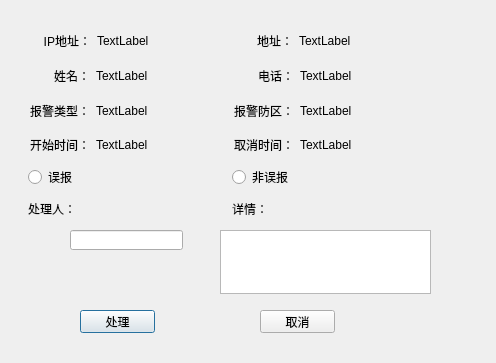
<?xml version="1.0" encoding="UTF-8"?>
<ui version="4.0">
 <class>CDEALALARM</class>
 <widget class="QDialog" name="CDEALALARM">
  <property name="geometry">
   <rect>
    <x>0</x>
    <y>0</y>
    <width>496</width>
    <height>363</height>
   </rect>
  </property>
  <property name="minimumSize">
   <size>
    <width>496</width>
    <height>363</height>
   </size>
  </property>
  <property name="maximumSize">
   <size>
    <width>496</width>
    <height>363</height>
   </size>
  </property>
  <property name="windowTitle">
   <string>Dialog</string>
  </property>
  <widget class="QLineEdit" name="QlineDealHuman">
   <property name="geometry">
    <rect>
     <x>70</x>
     <y>230</y>
     <width>113</width>
     <height>20</height>
    </rect>
   </property>
   <property name="minimumSize">
    <size>
     <width>113</width>
     <height>20</height>
    </size>
   </property>
  </widget>
  <widget class="QPushButton" name="QpbtnDeal">
   <property name="geometry">
    <rect>
     <x>80</x>
     <y>310</y>
     <width>75</width>
     <height>23</height>
    </rect>
   </property>
   <property name="text">
    <string>处理</string>
   </property>
  </widget>
  <widget class="QPushButton" name="QpbtnClose">
   <property name="geometry">
    <rect>
     <x>260</x>
     <y>310</y>
     <width>75</width>
     <height>23</height>
    </rect>
   </property>
   <property name="text">
    <string>取消</string>
   </property>
  </widget>
  <widget class="QPlainTextEdit" name="QtextMessage">
   <property name="geometry">
    <rect>
     <x>220</x>
     <y>230</y>
     <width>211</width>
     <height>64</height>
    </rect>
   </property>
  </widget>
  <widget class="QLabel" name="label">
   <property name="geometry">
    <rect>
     <x>233</x>
     <y>31</y>
     <width>60</width>
     <height>20</height>
    </rect>
   </property>
   <property name="minimumSize">
    <size>
     <width>60</width>
     <height>20</height>
    </size>
   </property>
   <property name="text">
    <string>地址：</string>
   </property>
   <property name="alignment">
    <set>Qt::AlignRight|Qt::AlignTrailing|Qt::AlignVCenter</set>
   </property>
  </widget>
  <widget class="QLabel" name="QlblIp">
   <property name="geometry">
    <rect>
     <x>97</x>
     <y>31</y>
     <width>130</width>
     <height>20</height>
    </rect>
   </property>
   <property name="minimumSize">
    <size>
     <width>130</width>
     <height>20</height>
    </size>
   </property>
   <property name="text">
    <string>TextLabel</string>
   </property>
  </widget>
  <widget class="QLabel" name="label_3">
   <property name="geometry">
    <rect>
     <x>31</x>
     <y>31</y>
     <width>60</width>
     <height>20</height>
    </rect>
   </property>
   <property name="minimumSize">
    <size>
     <width>60</width>
     <height>20</height>
    </size>
   </property>
   <property name="text">
    <string>IP地址：</string>
   </property>
   <property name="alignment">
    <set>Qt::AlignRight|Qt::AlignTrailing|Qt::AlignVCenter</set>
   </property>
  </widget>
  <widget class="QLabel" name="QlblAddr">
   <property name="geometry">
    <rect>
     <x>299</x>
     <y>31</y>
     <width>191</width>
     <height>20</height>
    </rect>
   </property>
   <property name="minimumSize">
    <size>
     <width>130</width>
     <height>20</height>
    </size>
   </property>
   <property name="text">
    <string>TextLabel</string>
   </property>
   <property name="alignment">
    <set>Qt::AlignLeading|Qt::AlignLeft|Qt::AlignVCenter</set>
   </property>
  </widget>
  <widget class="QWidget" name="">
   <property name="geometry">
    <rect>
     <x>28</x>
     <y>62</y>
     <width>402</width>
     <height>161</height>
    </rect>
   </property>
   <layout class="QVBoxLayout" name="verticalLayout">
    <item>
     <layout class="QHBoxLayout" name="horizontalLayout_2">
      <item>
       <widget class="QLabel" name="label_6">
        <property name="minimumSize">
         <size>
          <width>60</width>
          <height>20</height>
         </size>
        </property>
        <property name="text">
         <string>姓名：</string>
        </property>
        <property name="alignment">
         <set>Qt::AlignRight|Qt::AlignTrailing|Qt::AlignVCenter</set>
        </property>
       </widget>
      </item>
      <item>
       <widget class="QLabel" name="QlblName">
        <property name="minimumSize">
         <size>
          <width>130</width>
          <height>20</height>
         </size>
        </property>
        <property name="text">
         <string>TextLabel</string>
        </property>
       </widget>
      </item>
      <item>
       <widget class="QLabel" name="label_7">
        <property name="minimumSize">
         <size>
          <width>60</width>
          <height>20</height>
         </size>
        </property>
        <property name="text">
         <string>电话：</string>
        </property>
        <property name="alignment">
         <set>Qt::AlignRight|Qt::AlignTrailing|Qt::AlignVCenter</set>
        </property>
       </widget>
      </item>
      <item>
       <widget class="QLabel" name="QlblPhone">
        <property name="minimumSize">
         <size>
          <width>130</width>
          <height>20</height>
         </size>
        </property>
        <property name="text">
         <string>TextLabel</string>
        </property>
       </widget>
      </item>
     </layout>
    </item>
    <item>
     <layout class="QHBoxLayout" name="horizontalLayout_3">
      <item>
       <widget class="QLabel" name="label_9">
        <property name="minimumSize">
         <size>
          <width>60</width>
          <height>20</height>
         </size>
        </property>
        <property name="text">
         <string>报警类型：</string>
        </property>
        <property name="alignment">
         <set>Qt::AlignRight|Qt::AlignTrailing|Qt::AlignVCenter</set>
        </property>
       </widget>
      </item>
      <item>
       <widget class="QLabel" name="QlblType">
        <property name="minimumSize">
         <size>
          <width>130</width>
          <height>20</height>
         </size>
        </property>
        <property name="text">
         <string>TextLabel</string>
        </property>
       </widget>
      </item>
      <item>
       <widget class="QLabel" name="label_10">
        <property name="minimumSize">
         <size>
          <width>60</width>
          <height>20</height>
         </size>
        </property>
        <property name="text">
         <string>报警防区：</string>
        </property>
        <property name="alignment">
         <set>Qt::AlignRight|Qt::AlignTrailing|Qt::AlignVCenter</set>
        </property>
       </widget>
      </item>
      <item>
       <widget class="QLabel" name="QlblFence">
        <property name="minimumSize">
         <size>
          <width>130</width>
          <height>20</height>
         </size>
        </property>
        <property name="text">
         <string>TextLabel</string>
        </property>
       </widget>
      </item>
     </layout>
    </item>
    <item>
     <layout class="QHBoxLayout" name="horizontalLayout_4">
      <item>
       <widget class="QLabel" name="label_15">
        <property name="minimumSize">
         <size>
          <width>60</width>
          <height>20</height>
         </size>
        </property>
        <property name="text">
         <string>开始时间：</string>
        </property>
        <property name="alignment">
         <set>Qt::AlignRight|Qt::AlignTrailing|Qt::AlignVCenter</set>
        </property>
       </widget>
      </item>
      <item>
       <widget class="QLabel" name="QlblStime">
        <property name="minimumSize">
         <size>
          <width>130</width>
          <height>20</height>
         </size>
        </property>
        <property name="text">
         <string>TextLabel</string>
        </property>
       </widget>
      </item>
      <item>
       <widget class="QLabel" name="label_14">
        <property name="minimumSize">
         <size>
          <width>60</width>
          <height>20</height>
         </size>
        </property>
        <property name="text">
         <string>取消时间：</string>
        </property>
        <property name="alignment">
         <set>Qt::AlignRight|Qt::AlignTrailing|Qt::AlignVCenter</set>
        </property>
       </widget>
      </item>
      <item>
       <widget class="QLabel" name="QlblEtime">
        <property name="minimumSize">
         <size>
          <width>130</width>
          <height>20</height>
         </size>
        </property>
        <property name="text">
         <string>TextLabel</string>
        </property>
       </widget>
      </item>
     </layout>
    </item>
    <item>
     <layout class="QHBoxLayout" name="horizontalLayout_5">
      <item>
       <widget class="QRadioButton" name="Qrbtn1">
        <property name="minimumSize">
         <size>
          <width>80</width>
          <height>20</height>
         </size>
        </property>
        <property name="text">
         <string>误报</string>
        </property>
       </widget>
      </item>
      <item>
       <spacer name="horizontalSpacer">
        <property name="orientation">
         <enum>Qt::Horizontal</enum>
        </property>
        <property name="sizeHint" stdset="0">
         <size>
          <width>40</width>
          <height>20</height>
         </size>
        </property>
       </spacer>
      </item>
      <item>
       <widget class="QRadioButton" name="Qrbtn2">
        <property name="minimumSize">
         <size>
          <width>80</width>
          <height>20</height>
         </size>
        </property>
        <property name="text">
         <string>非误报</string>
        </property>
       </widget>
      </item>
      <item>
       <spacer name="horizontalSpacer_2">
        <property name="orientation">
         <enum>Qt::Horizontal</enum>
        </property>
        <property name="sizeHint" stdset="0">
         <size>
          <width>40</width>
          <height>20</height>
         </size>
        </property>
       </spacer>
      </item>
     </layout>
    </item>
    <item>
     <layout class="QHBoxLayout" name="horizontalLayout_6">
      <item>
       <widget class="QLabel" name="label_17">
        <property name="minimumSize">
         <size>
          <width>50</width>
          <height>20</height>
         </size>
        </property>
        <property name="text">
         <string>处理人：</string>
        </property>
       </widget>
      </item>
      <item>
       <spacer name="horizontalSpacer_3">
        <property name="orientation">
         <enum>Qt::Horizontal</enum>
        </property>
        <property name="sizeHint" stdset="0">
         <size>
          <width>40</width>
          <height>20</height>
         </size>
        </property>
       </spacer>
      </item>
      <item>
       <widget class="QLabel" name="label_18">
        <property name="minimumSize">
         <size>
          <width>50</width>
          <height>20</height>
         </size>
        </property>
        <property name="text">
         <string>详情：</string>
        </property>
       </widget>
      </item>
      <item>
       <spacer name="horizontalSpacer_4">
        <property name="orientation">
         <enum>Qt::Horizontal</enum>
        </property>
        <property name="sizeHint" stdset="0">
         <size>
          <width>40</width>
          <height>20</height>
         </size>
        </property>
       </spacer>
      </item>
     </layout>
    </item>
   </layout>
  </widget>
 </widget>
 <resources/>
 <connections/>
</ui>
